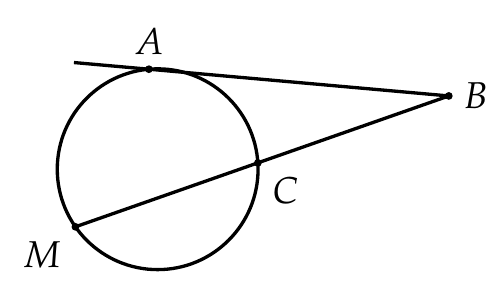
#> input picture tools/generator/figs/g16_13.png, 500 x 307 px, given in place of logo.png, which was not available
$ python render2.py out.png 5 out.png
#> lines starting #> are read from the running program, lines starting #| are printed output that depends on the picture
### tools/generator/base.py
import os, random, re
import numpy as np
import matplotlib
matplotlib.use("Agg")
import matplotlib.pyplot as plt
from matplotlib import font_manager
from matplotlib.patches import FancyBboxPatch, Circle, Polygon, Rectangle, Arc

for f in ["Inter-Bold.otf", "Inter-ExtraBold.otf", "Inter-SemiBold.otf", "Inter-Medium.otf", "Inter-Regular.otf", "Inter-Black.otf"]:
    p = "/usr/share/fonts/opentype/inter/" + f
    if os.path.exists(p):
        font_manager.fontManager.addfont(p)
plt.rcParams["font.family"] = "Inter"
plt.rcParams["mathtext.fontset"] = "dejavusans"


THEME = {
    "SAT": dict(c=["#1E4DFF", "#5B2EF0", "#8E2DE2"], accent="#FFB020", tag="SAT MATH", chip="#1E4DFF"),
    "DIM": dict(c=["#FFA43A", "#FF7902", "#E85D00"], accent="#0A3474", tag="DİM MATH", chip="#0A3474", tagtc="white"),
}
INK = "#1B1640"; GREEN = "#12B76A"; DESMOS_RED = "#C74440"; DESMOS_BLUE = "#2D70B3"


def hex2rgb(h):
    h = h.lstrip("#"); return np.array([int(h[i:i + 2], 16) / 255 for i in (0, 2, 4)])


def canvas(W, H):
    fig = plt.figure(figsize=(W / 100, H / 100), dpi=100)
    ax = fig.add_axes([0, 0, 1, 1]); ax.set_xlim(0, W); ax.set_ylim(0, H); ax.axis("off")
    return fig, ax


def gradient(ax, W, H, cols):
    n = 120
    yy, xx = np.mgrid[0:n, 0:n] / (n - 1)
    t = np.clip(0.55 * xx + 0.45 * (1 - yy), 0, 1)
    c = [hex2rgb(x) for x in cols]
    img = np.where(t[..., None] < 0.5, c[0] + (c[1] - c[0]) * (t[..., None] / 0.5),
                   c[1] + (c[2] - c[1]) * ((t[..., None] - 0.5) / 0.5))
    ax.imshow(img, extent=[0, W, 0, H], origin="upper", interpolation="bicubic", zorder=0, aspect="auto")


def decor(ax, W, H, seed):
    rnd = random.Random(seed)
    syms = ["π", "∑", "√", "∫", "∞", "θ", "Δ", "÷", "×", "±", "%", "x²"]
    for _ in range(16):
        ax.text(rnd.uniform(0, W), rnd.uniform(0, H), rnd.choice(syms), fontsize=rnd.uniform(30, 80),
                color="white", alpha=0.08, rotation=rnd.uniform(-25, 25), ha="center", va="center", zorder=1)
    ax.add_patch(Circle((W * 0.92, H * 0.9), 210, fc="white", alpha=0.07, zorder=1))
    ax.add_patch(Circle((W * 0.05, H * 0.08), 260, fc="none", ec="white", lw=3, alpha=0.12, zorder=1))
    ax.add_patch(Polygon([[W * 0.82, 120], [W * 0.98, 120], [W * 0.9, 260]], fc="white", alpha=0.07, zorder=1))


LOGO = plt.imread("/home/claude/bank/logo.png")
#> LOGO is the input picture: shape (307, 500, 3) float32; min 0, max 1, mean 0.964


def logo(ax, x, y, s=1.0, accent=None):
    bw, bh = 360 * s, 104 * s
    ax.add_patch(FancyBboxPatch((x, y - bh), bw, bh, boxstyle=f"round,pad=0,rounding_size={24 * s}", fc="white", ec="none", zorder=5))
    lw = bw - 40 * s; lh = lw * LOGO.shape[0] / LOGO.shape[1]
    ax.imshow(LOGO, extent=[x + 20 * s, x + 20 * s + lw, y - bh / 2 - lh / 2, y - bh / 2 + lh / 2], zorder=6, interpolation="antialiased")


def pill(ax, x, y, text, fc, tc="white", fs=17, h=54, pad=26, w=None, ha="left"):
    w = w or (len(text) * fs * 0.95 + 2 * pad)
    x0 = x if ha == "left" else x - w
    ax.add_patch(FancyBboxPatch((x0, y - h), w, h, boxstyle=f"round,pad=0,rounding_size={h / 2}", fc=fc, ec="none", zorder=5))
    ax.text(x0 + w / 2, y - h / 2, text, fontsize=fs, color=tc, ha="center", va="center", weight="bold", zorder=6)
    return w


def card(ax, x, y, w, h, fc="white", alpha=1.0, r=40):
    ax.add_patch(FancyBboxPatch((x + 8, y - h - 12), w, h, boxstyle=f"round,pad=0,rounding_size={r}", fc="black", alpha=0.18, ec="none", zorder=3))
    ax.add_patch(FancyBboxPatch((x, y - h), w, h, boxstyle=f"round,pad=0,rounding_size={r}", fc=fc, alpha=alpha, ec="none", zorder=4))


# [15 lines left out: function options, not called in this run]

### tools/generator/render2.py
import json, random, re, sys, os
from base import *
from bank import SAT, SAT_DOMAIN, DIM_ALG, DIM_GEO, FIVE

FIGS = "/home/claude/bank/figs"
LETTERS4 = ["A", "B", "C", "D"]


# ---------- text helpers ----------
def text_w(ax, s, fs, weight="semibold"):
    t = ax.text(0, 0, s, fontsize=fs, weight=weight); r = ax.figure.canvas.get_renderer()
    w = t.get_window_extent(r).width; t.remove(); return w


def fit_fs(ax, s, fs, maxw, weight="semibold", minfs=14):
    while fs > minfs and text_w(ax, s, fs, weight) > maxw:
        fs -= 1
    return fs


def is_tall(s):
    return "\\frac" in s or "\\sqrt" in s


def disp(s):  # bigger fractions for display, real minus signs
    return s.replace("\\frac", "\\dfrac") if "$" in s else s.replace("-", "−")


def plain(s):
    s = re.sub(r"(\d)\\frac\{([^}]*)\}\{([^}]*)\}", r"\1 \2/\3", s)
    s = re.sub(r"\\d?frac\{([^}]*)\}\{([^}]*)\}", r"(\1)/(\2)", s)
    s = re.sub(r"\((\w+)\)/\((\w+)\)", r"\1/\2", s)
    s = re.sub(r"\\sqrt\{([^}]*)\}", r"√\1", s)
    s = re.sub(r"\^\{([^}]*)\}", r"^(\1)", s)
    rep = [("^2", "²"), ("^3", "³"), ("^5", "⁵"), ("\\angle ", "∠"), ("\\angle", "∠"), ("\\cdot", "·"), ("\\times", "×"),
           ("\\pi", "π"), ("\\triangle ", "△"), ("\\triangle", "△"), ("\\sim", "∼"), ("\\perp", "⊥"), ("\\parallel", "∥"),
           ("\\Rightarrow", "⇒"), ("\\neq", "≠"), ("\\leq", "≤"), ("\\sin", "sin"), ("\\cos", "cos"), ("\\tan", "tan"),
           ("\\%", "%"), ("\\,", ""), ("\\ ", " "), ("$", "")]
    for a, b in rep:
        s = s.replace(a, b)
    return re.sub(r"  +", " ", s).strip()


# ---------- building blocks ----------
def header(ax, W, H, th, num, label):
    logo(ax, 50, H - 35)
    pill(ax, W - 60, H - 62, f"Q{num} / 8", "white", INK, fs=18, h=56, ha="right", w=150)
    y = H - 165
    w = pill(ax, 60, y, th["tag"], th["accent"], th.get("tagtc", INK), fs=19, h=56, w=190)
    lw = min(len(label) * 15.5 + 52, W - 60 - w - 16 - 60)
    pill(ax, 60 + w + 16, y, label, (1, 1, 1, 0.22), "white", fs=min(17, 17 * (W - 60 - w - 76) / max(lw, 1)), h=56, w=lw)
    return y - 56


def qlines(ax, lines, x, y, maxw, fs=36, lh=70, color=INK, dry=False, big=False):
    if big:
        lines = [disp(l) for l in lines]
    fs = min(fit_fs(ax, l, fs, maxw) for l in lines)
    for l in lines:
        extra = (34 if big else 22) if is_tall(l) else 0
        y -= extra
        if not dry:
            ax.text(x, y, l, fontsize=fs, color=color, ha="left", va="top", weight="semibold", zorder=6)
        y -= lh * fs / 36 + extra
    return y


def opt_layout(ax, q, w):
    n = len(q["opts"])
    if n == 4:
        return 2, 98
    ow = (w - 2 * 16) / 3
    ok = all(text_w(ax, disp(o), 26, "bold") <= ow - 95 for o in q["opts"])
    return (3, 88) if ok else (2, 84)


def options_block(ax, q, x, y_bottom, w, th, correct=None):
    """draw options so that the block ends at y_bottom; returns top y"""
    keys = LETTERS4 if len(q["opts"]) == 4 else FIVE
    cols, oh = opt_layout(ax, q, w); gap = 16
    rows = -(-len(keys) // cols); ow = (w - gap * (cols - 1)) / cols
    top = y_bottom + rows * oh + (rows - 1) * gap
    for i, k in enumerate(keys):
        cx = x + (i % cols) * (ow + gap); cy = top - (i // cols) * (oh + gap)
        good = correct == k; dim = correct is not None and not good
        fc = GREEN if good else "#F2F1FA"
        ax.add_patch(FancyBboxPatch((cx, cy - oh), ow, oh, boxstyle="round,pad=0,rounding_size=26", fc=fc,
                                    ec=(th["chip"] if correct is None else "none"), lw=2.5, zorder=5, alpha=0.6 if dim else 1))
        ax.add_patch(Circle((cx + 48, cy - oh / 2), 28, fc=("white" if good else th["chip"]), zorder=6))
        ax.text(cx + 48, cy - oh / 2, k, fontsize=22, color=(GREEN if good else "white"), ha="center", va="center", weight="bold", zorder=7)
        o = disp(q["opts"][keys.index(k)])
        fs = fit_fs(ax, o, 28 if cols == 2 else 26, ow - 100, "bold")
        ax.text(cx + 90, cy - oh / 2, o, fontsize=fs, color=("white" if good else INK), ha="left", va="center", weight="bold", zorder=7)
    return top


def place_img(ax, path, x, y_top, w, h):
    img = plt.imread(path)
    ih, iw = img.shape[:2]; s = min(w / iw, h / ih); dw, dh = iw * s, ih * s
    x0 = x + (w - dw) / 2; y0 = y_top - (h - dh) / 2
    ax.imshow(img, extent=[x0, x0 + dw, y0 - dh, y0], zorder=6, interpolation="antialiased")


def question_card(ax, q, x, top, w, h, th):
    card(ax, x, top, w, h)
    inner = w - 100
    qb = qlines(ax, q["lines"], x + 50, top - 50, inner, fs=36 if not q.get("img") else 32, big=True)
    otop = options_block(ax, q, x + 50, top - h + 45, inner, th)
    if q.get("img"):
        place_img(ax, f"{FIGS}/{q['img']}.png", x + 50, qb - 10, inner, qb - 10 - otop - 25)


def save_jpg(fig, path):
    a = fig.axes[0]; W, H = fig.get_size_inches() * 100; a.set_xlim(0, W); a.set_ylim(0, H)
    fig.savefig(path, dpi=100, pil_kwargs={"quality": 84, "optimize": True}); plt.close(fig)


def subtitle(q):
    return f"{q['topic']}  ·  " + (f"DİM 9th-grade exam, {q['src']}" if q["exam"] == "DIM" else "Digital SAT style")


# ---------- outputs ----------
def post(q, path):
    W, H = 1080, 1350; th = THEME[q["exam"]]
    fig, ax = canvas(W, H); gradient(ax, W, H, th["c"]); decor(ax, W, H, q["seed"])
    y = header(ax, W, H, th, q["num"], q["domain"])
    ax.text(60, y - 40, "Can you solve this?", fontsize=46, color="white", ha="left", va="top", weight="black", zorder=6)
    ax.text(62, y - 118, subtitle(q), fontsize=17, color="white", alpha=0.9, ha="left", va="top", weight="medium", zorder=6)
    question_card(ax, q, 50, y - 170, W - 100, 780, th)
    pill(ax, W / 2 + 260, 150, "Comment your answer: A, B, C...", "white", INK, fs=18, h=62, w=520, ha="right")
    ax.text(W / 2, 50, "Solution at 18:00 (Baku time)  ·  @digimath.az", fontsize=17, color="white", ha="center", va="center", weight="semibold", zorder=6)
    save_jpg(fig, path)


def story_am(q, path):
    W, H = 1080, 1920; th = THEME[q["exam"]]
    fig, ax = canvas(W, H); gradient(ax, W, H, th["c"]); decor(ax, W, H, q["seed"] + 20)
    y = header(ax, W, H, th, q["num"], q["domain"])
    ax.text(W / 2, y - 50, "Daily Challenge", fontsize=58, color="white", ha="center", va="top", weight="black", zorder=6)
    ax.text(W / 2, y - 140, subtitle(q), fontsize=20, color="white", alpha=0.92, ha="center", va="top", weight="semibold", zorder=6)
    question_card(ax, q, 50, y - 210, W - 100, 1100 if q.get("img") else 980, th)
    ax.text(W / 2, 330, "Comment your answer under today's post!", fontsize=27, color="white", ha="center", va="center", weight="bold", zorder=6)
    ax.text(W / 2, 270, "Solution in Stories at 18:00 (Baku time)", fontsize=21, color="white", alpha=0.9, ha="center", va="center", weight="medium", zorder=6)
    save_jpg(fig, path)


def fig_axes(ax, x, y, w, h):
    fig = ax.figure; W, H = fig.get_size_inches() * 100
    return fig.add_axes([x / W, y / H, w / W, h / H], zorder=10)


def desmos_panel(ax, x, y, w, h, d):
    ax.add_patch(FancyBboxPatch((x, y - h), w, h, boxstyle="round,pad=0,rounding_size=24", fc="white", ec="#D9D9E3", lw=2, zorder=5))
    lw_ = 330
    ax.add_patch(Rectangle((x + 4, y - h + 4), lw_, h - 8, fc="#F7F7FB", ec="none", zorder=5))
    cols = [DESMOS_RED, DESMOS_BLUE]
    for i, e in enumerate(d["exprs"]):
        ey = y - 50 - i * 90
        ax.text(x + 24, ey, str(i + 1), fontsize=14, color="#888", va="center", zorder=6)
        ax.add_patch(Circle((x + 64, ey), 15, fc=cols[i % 2], zorder=6))
        ax.text(x + 95, ey, e, fontsize=fit_fs(ax, e, 21, lw_ - 105, "normal"), color="#222", va="center", zorder=6)
        ax.plot([x + 10, x + lw_], [ey - 45, ey - 45], color="#E3E3EA", lw=1.5, zorder=6)
    gx = fig_axes(ax, x + lw_ + 50, y - h + 45, w - lw_ - 75, h - 70)
    gx.grid(True, color="#E6E6E6", lw=1); gx.axhline(0, color="#333", lw=1.4); gx.axvline(0, color="#333", lw=1.4)
    xs = np.linspace(d["xl"][0], d["xl"][1], 400)
    for i, f in enumerate(d.get("funcs", [])):
        gx.plot(xs, eval(f, {"x": xs, "np": np}), color=cols[i % 2], lw=3.5)
    if "circle" in d:
        cx, cy, r = d["circle"]; t = np.linspace(0, 2 * np.pi, 400)
        gx.plot(cx + r * np.cos(t), cy + r * np.sin(t), color=cols[0], lw=3.5)
    gx.set_xlim(*d["xl"]); gx.set_ylim(*d["yl"])
    for (px, py) in d["pts"]:
        gx.scatter([px], [py], s=130, color="#555", zorder=5)
        gx.annotate(f"({px}, {py})".replace("-", "−"), (px, py), xytext=(12, 12 if py >= 0 else -30), textcoords="offset points", fontsize=15,
                    weight="bold", color="#222", bbox=dict(boxstyle="round,pad=0.3", fc="white", ec="#BBB"))
    gx.tick_params(labelsize=10, colors="#666")
    for s in gx.spines.values(): s.set_visible(False)


def right_triangle(ax, x, y, w, h, col):
    card(ax, x, y, w, h, r=28)
    gx = fig_axes(ax, x + 20, y - h + 20, w - 40, h - 40); gx.set_aspect("equal"); gx.axis("off")
    C, A, B = (0, 0), (12, 0), (0, 5)
    gx.add_patch(Polygon([C, A, B], fc=(*hex2rgb(col), 0.12), ec=col, lw=3))
    gx.add_patch(Rectangle((0, 0), 0.7, 0.7, fc="none", ec=col, lw=2))
    for p, l, o in [(C, "C", (-0.6, -0.5)), (A, "A", (0.4, -0.5)), (B, "B", (-0.6, 0.3))]:
        gx.text(p[0] + o[0], p[1] + o[1], l, fontsize=24, weight="bold", color=INK)
    gx.text(6, -0.9, "12", fontsize=22, ha="center", color=GREEN, weight="bold")
    gx.text(-0.9, 2.5, "5", fontsize=22, ha="center", color=INK, weight="bold")
    gx.text(6.6, 3.0, "13", fontsize=22, ha="center", color=INK, weight="bold")
    gx.set_xlim(-2, 14); gx.set_ylim(-2, 6.5)


def story_pm(q, path):
    W, H = 1080, 1920; th = THEME[q["exam"]]
    fig, ax = canvas(W, H); gradient(ax, W, H, th["c"]); decor(ax, W, H, q["seed"] + 40)
    y = header(ax, W, H, th, q["num"], "SOLUTION · " + q["topic"].upper())
    keys = LETTERS4 if len(q["opts"]) == 4 else FIVE
    ax.add_patch(FancyBboxPatch((50, y - 170), W - 100, 130, boxstyle="round,pad=0,rounding_size=40", fc=GREEN, ec="white", lw=4, zorder=5))
    ax.text(105, y - 105, "✓", fontsize=56, color="white", va="center", family="DejaVu Sans", weight="bold", zorder=6)
    banner = f"Correct answer:  {q['ans']})  " + disp(q["opts"][keys.index(q["ans"])]).replace("dfrac", "frac")
    ax.text(190, y - 105, banner, fontsize=fit_fs(ax, banner, 40, W - 300, "black"), color="white", va="center", weight="black", zorder=6)
    top = y - 215
    ax.text(60, top, "Question:", fontsize=19, color="white", weight="bold", va="top", zorder=6)
    top = qlines(ax, q["lines"], 60, top - 38, W - 120, fs=22, lh=70, color="white") - 20
    d = q.get("desmos")
    sp = 100 if any(is_tall(s) for s in q["steps"]) else 84
    steps_h = 105 + (sp - 84) + len(q["steps"]) * sp + (64 if q.get("trap") else 0)
    card(ax, 50, top, W - 100, steps_h)
    ax.text(100, top - 45, "Algebraic method" if d else "Step-by-step", fontsize=24, color=th["chip"], weight="black", va="top", zorder=6)
    for i, s in enumerate(q["steps"]):
        sy = top - 125 - (sp - 84) - i * sp; s = disp(s) if "$" in s else s
        ax.add_patch(Circle((122, sy), 23, fc=th["chip"], zorder=6))
        ax.text(122, sy, str(i + 1), fontsize=17, color="white", ha="center", va="center", weight="bold", zorder=7)
        ax.text(165, sy, s, fontsize=fit_fs(ax, s, 24, W - 100 - 165 - 20, "medium"), color=INK, va="center", zorder=7, weight="medium")
    if q.get("trap"):
        ax.text(100, top - steps_h + 45, "⚠ " + q["trap"], fontsize=fit_fs(ax, "⚠ " + q["trap"], 19, W - 220, "bold"), color="#C2410C", va="center", weight="bold", zorder=7)
    top = top - steps_h - 35
    if d:
        ax.text(60, top, "Desmos method (faster!)", fontsize=28, color="white", weight="black", va="top", zorder=6)
        for i, t in enumerate(d["note"]):
            ax.text(60, top - 50 - i * 38, "•  " + t, fontsize=20, color="white", va="top", zorder=6)
        top -= 50 + len(d["note"]) * 38 + 20
        desmos_panel(ax, 50, top, W - 100, max(top - 190, 380), d)
    elif q.get("img"):
        fh = min(top - 190, 520); card(ax, 50, top, W - 100, fh, r=28)
        place_img(ax, f"{FIGS}/{q['img']}.png", 90, top - 25, W - 180, fh - 50)
    elif q.get("fig") == "right_triangle":
        right_triangle(ax, 50, top, W - 100, min(top - 190, 520), th["chip"])
    ax.text(W / 2, 120, "Did you get it right? Follow @digimath.az for daily SAT & DİM practice", fontsize=17, color="white", ha="center", va="center", weight="semibold", zorder=6)
    save_jpg(fig, path)


TAGS = {"SAT": "#SAT #SATMath #DigitalSAT #SATprep #Desmos #DigiMath", "DIM": "#DİM #buraxılış #9cusinif #riyaziyyat #DigiMath"}


def caption(q):
    keys = LETTERS4 if len(q["opts"]) == 4 else FIVE
    ex = "SAT" if q["exam"] == "SAT" else "DİM"
    src = f"\n📚 Source: DİM 9th-grade exam, {q['src']}" if q["exam"] == "DIM" else ""
    return (f"🧠 {ex} Math Challenge · {q['topic']}\n\n" + " ".join(plain(l) for l in q["lines"]) + "\n\n" +
            "   ".join(f"{k}) {plain(o)}" for k, o in zip(keys, q["opts"])) + src +
            f"\n\n💬 Can you solve it? Comment your answer ({', '.join(keys)})!\n⏰ Full step-by-step solution in our Stories at 18:00 (Baku time).\n\n{TAGS[q['exam']]}")


def build(out, ndays):
    random.seed(7)
    alg = DIM_ALG[:]; geo = DIM_GEO[:]; random.shuffle(alg); random.shuffle(geo)
    history = []
    for d in range(ndays):
        day = f"day_{d + 1:03d}"; base = f"{out}/{day}"; os.makedirs(base, exist_ok=True)
        qs = []
        for i, k in enumerate("ABCD"):
            q = dict(SAT[k][d]); q.update(exam="SAT", domain=SAT_DOMAIN[k]); qs.append(q)
        for q0 in [alg[2 * d], alg[2 * d + 1]]:
            q = dict(q0); q.update(exam="DIM", domain="ALGEBRA"); qs.append(q)
        for q0 in [geo[2 * d], geo[2 * d + 1]]:
            q = dict(q0); q.update(exam="DIM", domain="GEOMETRY"); qs.append(q)
        manifest = []
        for n, q in enumerate(qs, 1):
            q["num"] = n; q["seed"] = d * 10 + n
            stem = f"q{n}_{q['exam'].lower()}"
            post(q, f"{base}/{stem}_post.jpg"); story_am(q, f"{base}/{stem}_story_am.jpg"); story_pm(q, f"{base}/{stem}_story_pm.jpg")
            manifest.append(dict(n=n, post=f"{stem}_post.jpg", story_am=f"{stem}_story_am.jpg", story_pm=f"{stem}_story_pm.jpg", caption=caption(q)))
            keys = LETTERS4 if len(q["opts"]) == 4 else FIVE
            history.append(dict(day=d + 1, n=n, exam="SAT" if q["exam"] == "SAT" else "DİM", domain=q["domain"].title(), topic=q["topic"],
                                question=" ".join(plain(l) for l in q["lines"]), options={k: plain(o) for k, o in zip(keys, q["opts"])},
                                correct=q["ans"], solution=[plain(s) for s in q["steps"]], desmos_used=bool(q.get("desmos")),
                                source=(f"DİM 9th-grade exam {q['src']} (book: {q['ref']})" if q["exam"] == "DIM" else "Original DigiMath question, Digital SAT style")))
        json.dump(manifest, open(f"{base}/manifest.json", "w"), ensure_ascii=False, indent=2)
        print("built", day)
    return history


if __name__ == "__main__":
    out = sys.argv[1]; nd = int(sys.argv[2]); only = sys.argv[3] if len(sys.argv) > 3 else None
    h = build(out, nd)
#> in save_jpg, `fig.savefig(path, dpi=100, pil_kwargs={'quality': 84, 'optimize': True`:
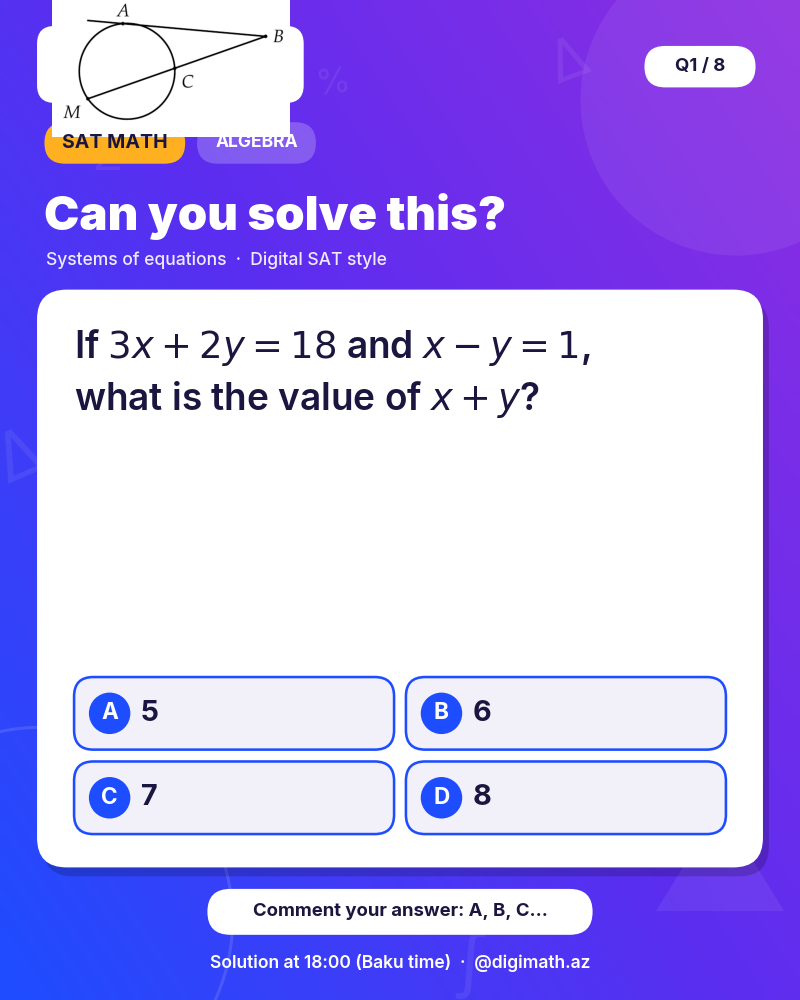
#> figure drawn by matplotlib, 1 panel
#> call 2 of save_jpg, with path = 'out.png/day_001/q1_sat_story_am.jpg'
#> in save_jpg (call 2), `fig.savefig(path, dpi=100, pil_kwargs={'quality': 84, 'optimize': True`:
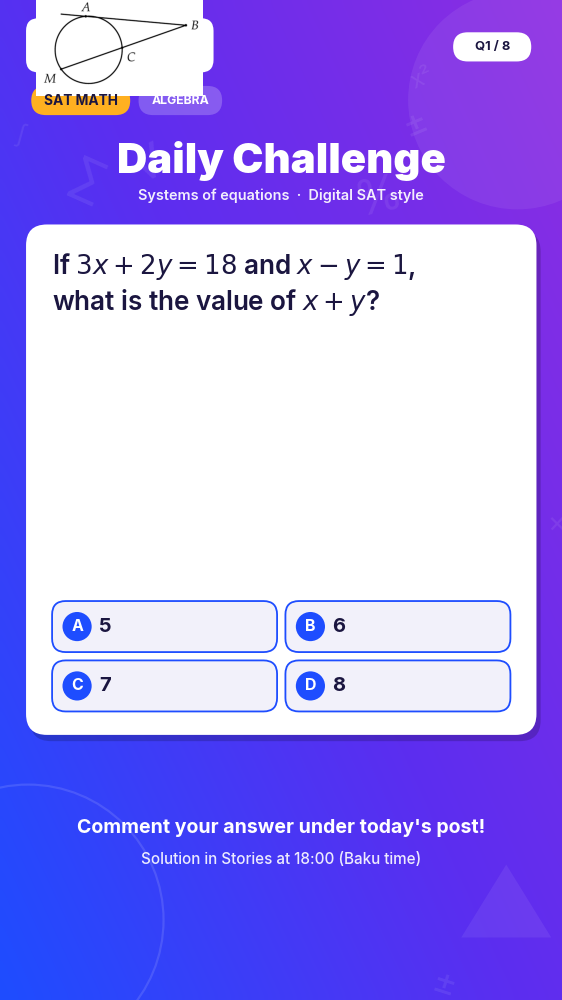
#> figure drawn by matplotlib, 1 panel
#> call 3 of save_jpg, with path = 'out.png/day_001/q1_sat_story_pm.jpg'
#> in save_jpg (call 3), `fig.savefig(path, dpi=100, pil_kwargs={'quality': 84, 'optimize': True`:
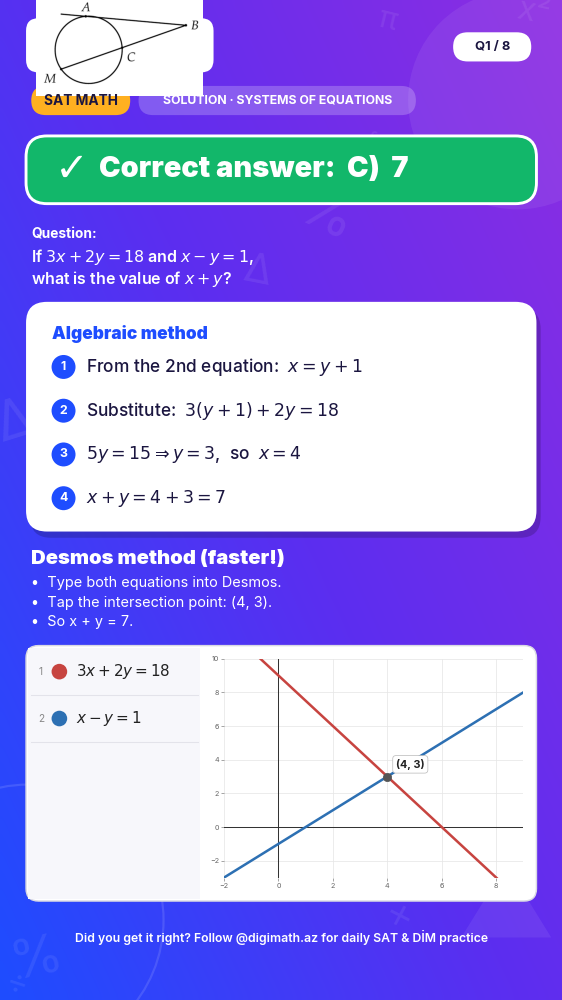
#> figure drawn by matplotlib, 2 panels; panel 2: curve peaks at x = -2, y = 12
#> (the run stopped early here; a loop or call above may not have finished)
